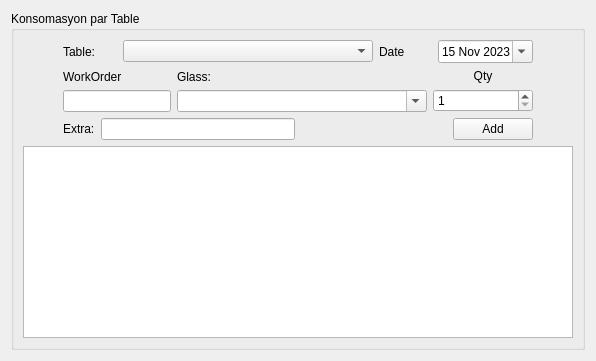
      <widget class="QWidget" name="tab_22">
       <attribute name="title">
        <string>Consumo</string>
       </attribute>
       <layout class="QGridLayout" name="gridLayout_25">
        <item row="0" column="0">
         <widget class="QGroupBox" name="groupBox_9">
          <property name="title">
           <string>Konsomasyon par Table</string>
          </property>
          <layout class="QGridLayout" name="gridLayout_26">
           <item row="0" column="0">
            <layout class="QVBoxLayout" name="verticalLayout_40">
             <item>
              <layout class="QHBoxLayout" name="horizontalLayout_52">
               <item>
                <spacer name="horizontalSpacer_30">
                 <property name="orientation">
                  <enum>Qt::Horizontal</enum>
                 </property>
                 <property name="sizeHint" stdset="0">
                  <size>
                   <width>40</width>
                   <height>20</height>
                  </size>
                 </property>
                </spacer>
               </item>
               <item>
                <layout class="QVBoxLayout" name="verticalLayout_33">
                 <item>
                  <layout class="QHBoxLayout" name="horizontalLayout_60">
                   <item>
                    <widget class="QLabel" name="label_80">
                     <property name="text">
                      <string>Table:</string>
                     </property>
                    </widget>
                   </item>
                   <item>
                    <widget class="QComboBox" name="cmb_cons_table">
                     <property name="minimumSize">
                      <size>
                       <width>250</width>
                       <height>0</height>
                      </size>
                     </property>
                    </widget>
                   </item>
                   <item>
                    <widget class="QLabel" name="label_92">
                     <property name="text">
                      <string>Date</string>
                     </property>
                    </widget>
                   </item>
                   <item>
                    <widget class="QDateEdit" name="date_cons">
                     <property name="dateTime">
                      <datetime>
                       <hour>20</hour>
                       <minute>0</minute>
                       <second>0</second>
                       <year>2023</year>
                       <month>11</month>
                       <day>15</day>
                      </datetime>
                     </property>
                     <property name="calendarPopup">
                      <bool>true</bool>
                     </property>
                    </widget>
                   </item>
                  </layout>
                 </item>
                 <item>
                  <layout class="QHBoxLayout" name="horizontalLayout_48">
                   <item>
                    <layout class="QVBoxLayout" name="verticalLayout_32">
                     <item>
                      <widget class="QLabel" name="label_82">
                       <property name="text">
                        <string>WorkOrder</string>
                       </property>
                      </widget>
                     </item>
                     <item>
                      <widget class="QLineEdit" name="cmb_cons_workorder"/>
                     </item>
                    </layout>
                   </item>
                   <item>
                    <layout class="QVBoxLayout" name="verticalLayout_30">
                     <item>
                      <widget class="QLabel" name="label_79">
                       <property name="text">
                        <string>Glass:</string>
                       </property>
                      </widget>
                     </item>
                     <item>
                      <widget class="QComboBox" name="cmb_cons_glass">
                       <property name="minimumSize">
                        <size>
                         <width>250</width>
                         <height>0</height>
                        </size>
                       </property>
                       <property name="editable">
                        <bool>true</bool>
                       </property>
                      </widget>
                     </item>
                    </layout>
                   </item>
                   <item>
                    <layout class="QVBoxLayout" name="verticalLayout_31">
                     <item>
                      <widget class="QLabel" name="label_81">
                       <property name="text">
                        <string>Qty</string>
                       </property>
                       <property name="alignment">
                        <set>Qt::AlignCenter</set>
                       </property>
                      </widget>
                     </item>
                     <item>
                      <widget class="QSpinBox" name="spin_cons_sheetcant">
                       <property name="minimumSize">
                        <size>
                         <width>100</width>
                         <height>0</height>
                        </size>
                       </property>
                       <property name="minimum">
                        <number>1</number>
                       </property>
                       <property name="maximum">
                        <number>200</number>
                       </property>
                      </widget>
                     </item>
                    </layout>
                   </item>
                  </layout>
                 </item>
                 <item>
                  <layout class="QHBoxLayout" name="horizontalLayout_50">
                   <item>
                    <layout class="QHBoxLayout" name="horizontalLayout_49">
                     <item>
                      <widget class="QLabel" name="label_83">
                       <property name="text">
                        <string>Extra:</string>
                       </property>
                      </widget>
                     </item>
                     <item>
                      <widget class="QLineEdit" name="le_cons_extra"/>
                     </item>
                    </layout>
                   </item>
                   <item>
                    <layout class="QHBoxLayout" name="horizontalLayout_67">
                     <item>
                      <spacer name="horizontalSpacer_28">
                       <property name="orientation">
                        <enum>Qt::Horizontal</enum>
                       </property>
                       <property name="sizeHint" stdset="0">
                        <size>
                         <width>40</width>
                         <height>20</height>
                        </size>
                       </property>
                      </spacer>
                     </item>
                     <item>
                      <widget class="QPushButton" name="pushButton_39">
                       <property name="text">
                        <string>Add</string>
                       </property>
                      </widget>
                     </item>
                    </layout>
                   </item>
                  </layout>
                 </item>
                </layout>
               </item>
               <item>
                <spacer name="horizontalSpacer_31">
                 <property name="orientation">
                  <enum>Qt::Horizontal</enum>
                 </property>
                 <property name="sizeHint" stdset="0">
                  <size>
                   <width>40</width>
                   <height>20</height>
                  </size>
                 </property>
                </spacer>
               </item>
              </layout>
             </item>
             <item>
              <widget class="QTableView" name="tableView_consumos"/>
             </item>
            </layout>
           </item>
          </layout>
         </widget>
        </item>
       </layout>
      </widget>
